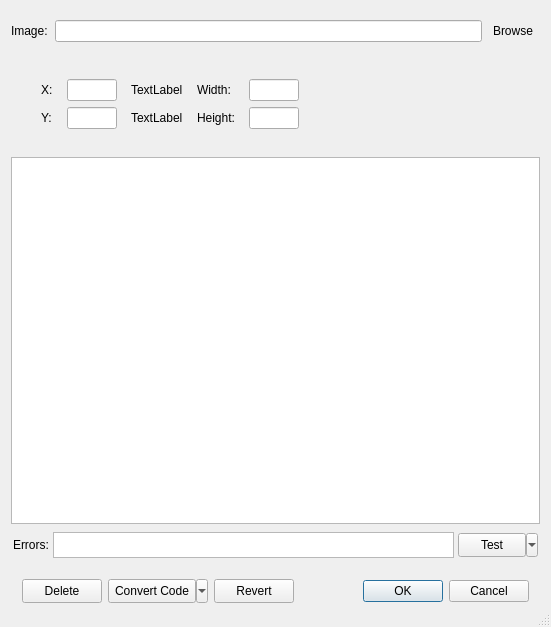
<?xml version="1.0" encoding="UTF-8"?>
<ui version="4.0">
 <class>EditAnonymousNPCClass</class>
 <widget class="QDialog" name="EditAnonymousNPCClass">
  <property name="windowModality">
   <enum>Qt::WindowModality::WindowModal</enum>
  </property>
  <property name="geometry">
   <rect>
    <x>0</x>
    <y>0</y>
    <width>551</width>
    <height>627</height>
   </rect>
  </property>
  <property name="windowTitle">
   <string>Edit NPC</string>
  </property>
  <property name="sizeGripEnabled">
   <bool>true</bool>
  </property>
  <property name="modal">
   <bool>false</bool>
  </property>
  <layout class="QVBoxLayout" name="verticalLayout_3">
   <item>
    <widget class="QWidget" name="widget_2" native="true">
     <layout class="QVBoxLayout" name="verticalLayout_2">
      <property name="leftMargin">
       <number>0</number>
      </property>
      <property name="topMargin">
       <number>0</number>
      </property>
      <property name="rightMargin">
       <number>0</number>
      </property>
      <property name="bottomMargin">
       <number>0</number>
      </property>
      <item>
       <widget class="QWidget" name="widget_3" native="true">
        <property name="sizePolicy">
         <sizepolicy hsizetype="Preferred" vsizetype="Fixed">
          <horstretch>0</horstretch>
          <verstretch>0</verstretch>
         </sizepolicy>
        </property>
        <property name="minimumSize">
         <size>
          <width>0</width>
          <height>0</height>
         </size>
        </property>
        <layout class="QVBoxLayout" name="verticalLayout">
         <property name="leftMargin">
          <number>0</number>
         </property>
         <property name="topMargin">
          <number>0</number>
         </property>
         <property name="rightMargin">
          <number>0</number>
         </property>
         <property name="bottomMargin">
          <number>0</number>
         </property>
         <item>
          <widget class="QWidget" name="widget_4" native="true">
           <property name="minimumSize">
            <size>
             <width>0</width>
             <height>40</height>
            </size>
           </property>
           <property name="maximumSize">
            <size>
             <width>16777215</width>
             <height>40</height>
            </size>
           </property>
           <layout class="QHBoxLayout" name="horizontalLayout_2">
            <property name="spacing">
             <number>4</number>
            </property>
            <property name="leftMargin">
             <number>0</number>
            </property>
            <property name="topMargin">
             <number>0</number>
            </property>
            <property name="rightMargin">
             <number>0</number>
            </property>
            <property name="bottomMargin">
             <number>0</number>
            </property>
            <item>
             <widget class="QLabel" name="label">
              <property name="minimumSize">
               <size>
                <width>0</width>
                <height>40</height>
               </size>
              </property>
              <property name="text">
               <string>Image: </string>
              </property>
              <property name="textFormat">
               <enum>Qt::TextFormat::PlainText</enum>
              </property>
             </widget>
            </item>
            <item>
             <widget class="QLineEdit" name="imageText"/>
            </item>
            <item>
             <widget class="QToolButton" name="imageBrowse">
              <property name="minimumSize">
               <size>
                <width>0</width>
                <height>0</height>
               </size>
              </property>
              <property name="text">
               <string>Browse</string>
              </property>
              <property name="icon">
               <iconset resource="../Resources/MainWindow.qrc">
                <normaloff>:/MainWindow/icons/tinycolor/icons8-folder-16.png</normaloff>:/MainWindow/icons/tinycolor/icons8-folder-16.png</iconset>
              </property>
              <property name="autoRaise">
               <bool>true</bool>
              </property>
             </widget>
            </item>
           </layout>
          </widget>
         </item>
         <item>
          <widget class="QWidget" name="widget_5" native="true">
           <property name="sizePolicy">
            <sizepolicy hsizetype="Preferred" vsizetype="Fixed">
             <horstretch>0</horstretch>
             <verstretch>0</verstretch>
            </sizepolicy>
           </property>
           <property name="minimumSize">
            <size>
             <width>180</width>
             <height>70</height>
            </size>
           </property>
           <layout class="QHBoxLayout" name="horizontalLayout_3">
            <item>
             <widget class="QWidget" name="widget_6" native="true">
              <property name="sizePolicy">
               <sizepolicy hsizetype="Fixed" vsizetype="Preferred">
                <horstretch>0</horstretch>
                <verstretch>0</verstretch>
               </sizepolicy>
              </property>
              <property name="minimumSize">
               <size>
                <width>300</width>
                <height>0</height>
               </size>
              </property>
              <layout class="QGridLayout" name="gridLayout">
               <item row="0" column="0">
                <widget class="QLabel" name="label_2">
                 <property name="sizePolicy">
                  <sizepolicy hsizetype="Fixed" vsizetype="Preferred">
                   <horstretch>0</horstretch>
                   <verstretch>0</verstretch>
                  </sizepolicy>
                 </property>
                 <property name="text">
                  <string>X:</string>
                 </property>
                </widget>
               </item>
               <item row="0" column="1">
                <widget class="QLineEdit" name="xText">
                 <property name="maximumSize">
                  <size>
                   <width>50</width>
                   <height>16777215</height>
                  </size>
                 </property>
                </widget>
               </item>
               <item row="0" column="2">
                <widget class="QLabel" name="localXText">
                 <property name="enabled">
                  <bool>true</bool>
                 </property>
                 <property name="sizePolicy">
                  <sizepolicy hsizetype="Fixed" vsizetype="Preferred">
                   <horstretch>0</horstretch>
                   <verstretch>0</verstretch>
                  </sizepolicy>
                 </property>
                 <property name="palette">
                  <palette>
                   <active>
                    <colorrole role="Text">
                     <brush brushstyle="SolidPattern">
                      <color alpha="255">
                       <red>181</red>
                       <green>181</green>
                       <blue>181</blue>
                      </color>
                     </brush>
                    </colorrole>
                   </active>
                   <inactive>
                    <colorrole role="Text">
                     <brush brushstyle="SolidPattern">
                      <color alpha="255">
                       <red>0</red>
                       <green>0</green>
                       <blue>0</blue>
                      </color>
                     </brush>
                    </colorrole>
                   </inactive>
                   <disabled>
                    <colorrole role="Text">
                     <brush brushstyle="SolidPattern">
                      <color alpha="255">
                       <red>120</red>
                       <green>120</green>
                       <blue>120</blue>
                      </color>
                     </brush>
                    </colorrole>
                   </disabled>
                  </palette>
                 </property>
                 <property name="text">
                  <string>TextLabel</string>
                 </property>
                 <property name="textInteractionFlags">
                  <set>Qt::TextInteractionFlag::LinksAccessibleByMouse|Qt::TextInteractionFlag::TextSelectableByMouse</set>
                 </property>
                </widget>
               </item>
               <item row="0" column="3">
                <widget class="QLabel" name="label_4">
                 <property name="sizePolicy">
                  <sizepolicy hsizetype="Fixed" vsizetype="Preferred">
                   <horstretch>0</horstretch>
                   <verstretch>0</verstretch>
                  </sizepolicy>
                 </property>
                 <property name="text">
                  <string>Width:</string>
                 </property>
                </widget>
               </item>
               <item row="0" column="4">
                <widget class="QLineEdit" name="widthText">
                 <property name="enabled">
                  <bool>true</bool>
                 </property>
                 <property name="maximumSize">
                  <size>
                   <width>50</width>
                   <height>16777215</height>
                  </size>
                 </property>
                 <property name="readOnly">
                  <bool>true</bool>
                 </property>
                </widget>
               </item>
               <item row="1" column="0">
                <widget class="QLabel" name="label_3">
                 <property name="sizePolicy">
                  <sizepolicy hsizetype="Fixed" vsizetype="Preferred">
                   <horstretch>0</horstretch>
                   <verstretch>0</verstretch>
                  </sizepolicy>
                 </property>
                 <property name="text">
                  <string>Y:</string>
                 </property>
                </widget>
               </item>
               <item row="1" column="1">
                <widget class="QLineEdit" name="yText">
                 <property name="maximumSize">
                  <size>
                   <width>50</width>
                   <height>16777215</height>
                  </size>
                 </property>
                </widget>
               </item>
               <item row="1" column="2">
                <widget class="QLabel" name="localYText">
                 <property name="enabled">
                  <bool>true</bool>
                 </property>
                 <property name="sizePolicy">
                  <sizepolicy hsizetype="Fixed" vsizetype="Preferred">
                   <horstretch>0</horstretch>
                   <verstretch>0</verstretch>
                  </sizepolicy>
                 </property>
                 <property name="text">
                  <string>TextLabel</string>
                 </property>
                 <property name="textInteractionFlags">
                  <set>Qt::TextInteractionFlag::LinksAccessibleByMouse|Qt::TextInteractionFlag::TextSelectableByMouse</set>
                 </property>
                </widget>
               </item>
               <item row="1" column="3">
                <widget class="QLabel" name="label_5">
                 <property name="sizePolicy">
                  <sizepolicy hsizetype="Fixed" vsizetype="Preferred">
                   <horstretch>0</horstretch>
                   <verstretch>0</verstretch>
                  </sizepolicy>
                 </property>
                 <property name="text">
                  <string>Height:</string>
                 </property>
                </widget>
               </item>
               <item row="1" column="4">
                <widget class="QLineEdit" name="heightText">
                 <property name="enabled">
                  <bool>true</bool>
                 </property>
                 <property name="maximumSize">
                  <size>
                   <width>50</width>
                   <height>16777215</height>
                  </size>
                 </property>
                 <property name="readOnly">
                  <bool>true</bool>
                 </property>
                </widget>
               </item>
              </layout>
             </widget>
            </item>
            <item>
             <spacer name="horizontalSpacer_2">
              <property name="orientation">
               <enum>Qt::Orientation::Horizontal</enum>
              </property>
              <property name="sizeHint" stdset="0">
               <size>
                <width>86</width>
                <height>20</height>
               </size>
              </property>
             </spacer>
            </item>
           </layout>
          </widget>
         </item>
        </layout>
       </widget>
      </item>
      <item>
       <widget class="QCodeEditor" name="plainTextEdit">
        <property name="sizePolicy">
         <sizepolicy hsizetype="Preferred" vsizetype="Preferred">
          <horstretch>0</horstretch>
          <verstretch>0</verstretch>
         </sizepolicy>
        </property>
        <property name="horizontalScrollBarPolicy">
         <enum>Qt::ScrollBarPolicy::ScrollBarAsNeeded</enum>
        </property>
        <property name="placeholderText">
         <string/>
        </property>
       </widget>
      </item>
     </layout>
    </widget>
   </item>
   <item>
    <widget class="QWidget" name="widget_7" native="true">
     <property name="sizePolicy">
      <sizepolicy hsizetype="Preferred" vsizetype="Fixed">
       <horstretch>0</horstretch>
       <verstretch>0</verstretch>
      </sizepolicy>
     </property>
     <property name="maximumSize">
      <size>
       <width>16777215</width>
       <height>30</height>
      </size>
     </property>
     <layout class="QHBoxLayout" name="horizontalLayout_4">
      <property name="spacing">
       <number>4</number>
      </property>
      <property name="leftMargin">
       <number>2</number>
      </property>
      <property name="topMargin">
       <number>2</number>
      </property>
      <property name="rightMargin">
       <number>2</number>
      </property>
      <property name="bottomMargin">
       <number>2</number>
      </property>
      <item>
       <widget class="QLabel" name="label_6">
        <property name="text">
         <string>Errors:</string>
        </property>
       </widget>
      </item>
      <item>
       <widget class="QPlainTextEdit" name="testEdit">
        <property name="enabled">
         <bool>true</bool>
        </property>
        <property name="verticalScrollBarPolicy">
         <enum>Qt::ScrollBarPolicy::ScrollBarAlwaysOff</enum>
        </property>
        <property name="readOnly">
         <bool>true</bool>
        </property>
       </widget>
      </item>
      <item>
       <widget class="QToolButton" name="testButton">
        <property name="minimumSize">
         <size>
          <width>80</width>
          <height>24</height>
         </size>
        </property>
        <property name="text">
         <string>Test</string>
        </property>
        <property name="icon">
         <iconset resource="../Resources/MainWindow.qrc">
          <normaloff>:/MainWindow/icons/tinycolor/icons8-test-tube-16.png</normaloff>:/MainWindow/icons/tinycolor/icons8-test-tube-16.png</iconset>
        </property>
        <property name="popupMode">
         <enum>QToolButton::ToolButtonPopupMode::MenuButtonPopup</enum>
        </property>
        <property name="toolButtonStyle">
         <enum>Qt::ToolButtonStyle::ToolButtonTextBesideIcon</enum>
        </property>
       </widget>
      </item>
     </layout>
    </widget>
   </item>
   <item>
    <widget class="QWidget" name="widget" native="true">
     <property name="sizePolicy">
      <sizepolicy hsizetype="Preferred" vsizetype="Fixed">
       <horstretch>0</horstretch>
       <verstretch>0</verstretch>
      </sizepolicy>
     </property>
     <property name="minimumSize">
      <size>
       <width>0</width>
       <height>50</height>
      </size>
     </property>
     <layout class="QHBoxLayout" name="horizontalLayout">
      <property name="topMargin">
       <number>2</number>
      </property>
      <property name="bottomMargin">
       <number>2</number>
      </property>
      <item>
       <widget class="QPushButton" name="deleteButton">
        <property name="minimumSize">
         <size>
          <width>80</width>
          <height>24</height>
         </size>
        </property>
        <property name="text">
         <string>Delete</string>
        </property>
        <property name="icon">
         <iconset resource="../Resources/MainWindow.qrc">
          <normaloff>:/MainWindow/icons/tinycolor/icons8-trash-16.png</normaloff>:/MainWindow/icons/tinycolor/icons8-trash-16.png</iconset>
        </property>
       </widget>
      </item>
      <item>
       <widget class="QToolButton" name="convertButton">
        <property name="minimumSize">
         <size>
          <width>100</width>
          <height>24</height>
         </size>
        </property>
        <property name="toolTip">
         <string>Convert GS1 Code</string>
        </property>
        <property name="text">
         <string>Convert Code</string>
        </property>
        <property name="icon">
         <iconset resource="../Resources/MainWindow.qrc">
          <normaloff>:/MainWindow/icons/fugue/arrow-switch.png</normaloff>:/MainWindow/icons/fugue/arrow-switch.png</iconset>
        </property>
        <property name="popupMode">
         <enum>QToolButton::ToolButtonPopupMode::MenuButtonPopup</enum>
        </property>
        <property name="toolButtonStyle">
         <enum>Qt::ToolButtonStyle::ToolButtonTextOnly</enum>
        </property>
       </widget>
      </item>
      <item>
       <widget class="QPushButton" name="revertButton">
        <property name="minimumSize">
         <size>
          <width>80</width>
          <height>24</height>
         </size>
        </property>
        <property name="text">
         <string>Revert</string>
        </property>
       </widget>
      </item>
      <item>
       <spacer name="horizontalSpacer">
        <property name="orientation">
         <enum>Qt::Orientation::Horizontal</enum>
        </property>
        <property name="sizeHint" stdset="0">
         <size>
          <width>40</width>
          <height>20</height>
         </size>
        </property>
       </spacer>
      </item>
      <item>
       <widget class="QDialogButtonBox" name="buttonBox">
        <property name="sizePolicy">
         <sizepolicy hsizetype="Fixed" vsizetype="Fixed">
          <horstretch>0</horstretch>
          <verstretch>0</verstretch>
         </sizepolicy>
        </property>
        <property name="minimumSize">
         <size>
          <width>80</width>
          <height>24</height>
         </size>
        </property>
        <property name="orientation">
         <enum>Qt::Orientation::Horizontal</enum>
        </property>
        <property name="standardButtons">
         <set>QDialogButtonBox::StandardButton::Cancel|QDialogButtonBox::StandardButton::Ok</set>
        </property>
        <property name="centerButtons">
         <bool>false</bool>
        </property>
       </widget>
      </item>
     </layout>
    </widget>
   </item>
  </layout>
 </widget>
 <layoutdefault spacing="6" margin="11"/>
 <customwidgets>
  <customwidget>
   <class>QCodeEditor</class>
   <extends>QPlainTextEdit</extends>
   <header location="global">QCodeEditor.hpp</header>
  </customwidget>
 </customwidgets>
 <resources>
  <include location="../Resources/MainWindow.qrc"/>
 </resources>
 <connections>
  <connection>
   <sender>buttonBox</sender>
   <signal>accepted()</signal>
   <receiver>EditAnonymousNPCClass</receiver>
   <slot>accept()</slot>
   <hints>
    <hint type="sourcelabel">
     <x>347</x>
     <y>327</y>
    </hint>
    <hint type="destinationlabel">
     <x>236</x>
     <y>180</y>
    </hint>
   </hints>
  </connection>
  <connection>
   <sender>buttonBox</sender>
   <signal>rejected()</signal>
   <receiver>EditAnonymousNPCClass</receiver>
   <slot>reject()</slot>
   <hints>
    <hint type="sourcelabel">
     <x>379</x>
     <y>429</y>
    </hint>
    <hint type="destinationlabel">
     <x>257</x>
     <y>231</y>
    </hint>
   </hints>
  </connection>
 </connections>
</ui>
